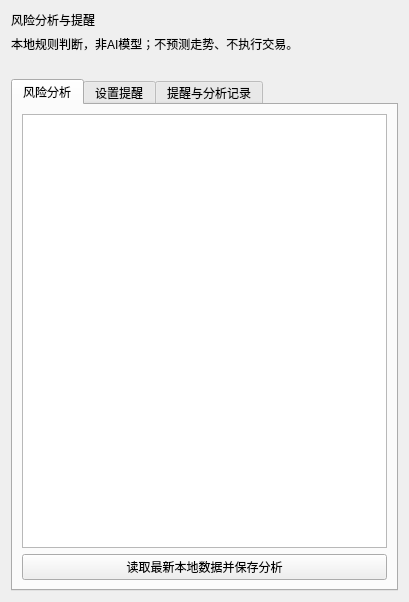
<?xml version='1.0' encoding='utf-8'?>
<ui version="4.0">
 <class>RiskForm</class>
 <widget class="QWidget" name="RiskForm">
  <layout class="QVBoxLayout" name="riskRootLayout">
   <item>
    <widget class="QLabel" name="stockLabel">
     <property name="text">
      <string>风险分析与提醒</string>
     </property>
     <property name="wordWrap">
      <bool>true</bool>
     </property>
    </widget>
   </item>
   <item>
    <widget class="QLabel" name="ruleNotice">
     <property name="text">
      <string>本地规则判断，非AI模型；不预测走势、不执行交易。</string>
     </property>
     <property name="wordWrap">
      <bool>true</bool>
     </property>
    </widget>
   </item>
   <item>
    <widget class="QLabel" name="errorLabel">
     <property name="text">
      <string />
     </property>
     <property name="wordWrap">
      <bool>true</bool>
     </property>
    </widget>
   </item>
   <item>
    <widget class="QTabWidget" name="tabs">
     <widget class="QWidget" name="analysisPage">
      <attribute name="title">
       <string>风险分析</string>
      </attribute>
      <layout class="QVBoxLayout" name="analysisPageLayout">
       <item>
        <widget class="QPlainTextEdit" name="analysisText">
         <property name="readOnly">
          <bool>true</bool>
         </property>
        </widget>
       </item>
       <item>
        <widget class="QPushButton" name="analyzeButton">
         <property name="text">
          <string>读取最新本地数据并保存分析</string>
         </property>
        </widget>
       </item>
      </layout>
     </widget>
     <widget class="QWidget" name="alertsPage">
      <attribute name="title">
       <string>设置提醒</string>
      </attribute>
      <layout class="QVBoxLayout" name="alertsPageLayout">
       <item>
        <widget class="QScrollArea" name="alertsScroll">
         <property name="widgetResizable">
          <bool>true</bool>
         </property>
         <widget class="QWidget" name="alertsContent">
          <layout class="QVBoxLayout" name="alertsContentLayout">
           <item>
            <widget class="QLabel" name="settingsNotice">
             <property name="text">
              <string>所有条件默认关闭。价格用元，涨跌幅用百分比（填5表示5%）。
高于/低于为严格比较；涨跌幅达到包含等于。只对有效新鲜行情作价格判断。</string>
             </property>
             <property name="wordWrap">
              <bool>true</bool>
             </property>
            </widget>
           </item>
           <item>
            <layout class="QHBoxLayout" name="aboveRow">
             <item>
              <widget class="QCheckBox" name="aboveEnabled">
               <property name="text">
                <string>股价高于指定价格（元）</string>
               </property>
              </widget>
             </item>
             <item>
              <widget class="QLineEdit" name="aboveEdit">
               <property name="placeholderText">
                <string>留空且关闭时不设阈值</string>
               </property>
              </widget>
             </item>
            </layout>
           </item>
           <item>
            <layout class="QHBoxLayout" name="belowRow">
             <item>
              <widget class="QCheckBox" name="belowEnabled">
               <property name="text">
                <string>股价低于指定价格（元）</string>
               </property>
              </widget>
             </item>
             <item>
              <widget class="QLineEdit" name="belowEdit">
               <property name="placeholderText">
                <string>留空且关闭时不设阈值</string>
               </property>
              </widget>
             </item>
            </layout>
           </item>
           <item>
            <layout class="QHBoxLayout" name="riseRow">
             <item>
              <widget class="QCheckBox" name="riseEnabled">
               <property name="text">
                <string>当日涨幅达到（%）</string>
               </property>
              </widget>
             </item>
             <item>
              <widget class="QLineEdit" name="riseEdit">
               <property name="placeholderText">
                <string>留空且关闭时不设阈值</string>
               </property>
              </widget>
             </item>
            </layout>
           </item>
           <item>
            <layout class="QHBoxLayout" name="fallRow">
             <item>
              <widget class="QCheckBox" name="fallEnabled">
               <property name="text">
                <string>当日跌幅达到（%）</string>
               </property>
              </widget>
             </item>
             <item>
              <widget class="QLineEdit" name="fallEdit">
               <property name="placeholderText">
                <string>留空且关闭时不设阈值</string>
               </property>
              </widget>
             </item>
            </layout>
           </item>
           <item>
            <widget class="QCheckBox" name="dataEnabled">
             <property name="text">
              <string>行情连续更新失败或过期/时间异常时提醒</string>
             </property>
            </widget>
           </item>
           <item>
            <layout class="QHBoxLayout" name="failuresRow">
             <item>
              <widget class="QLabel" name="failuresLabel">
               <property name="text">
                <string>连续多少次获取失败后提醒</string>
               </property>
               <property name="wordWrap">
                <bool>true</bool>
               </property>
              </widget>
             </item>
             <item>
              <widget class="QSpinBox" name="failuresSpin">
               <property name="minimum">
                <number>1</number>
               </property>
               <property name="maximum">
                <number>1000</number>
               </property>
               <property name="value">
                <number>3</number>
               </property>
              </widget>
             </item>
            </layout>
           </item>
           <item>
            <layout class="QHBoxLayout" name="stale_secondsRow">
             <item>
              <widget class="QLabel" name="stale_secondsLabel">
               <property name="text">
                <string>行情多久未更新后提醒（秒）</string>
               </property>
               <property name="wordWrap">
                <bool>true</bool>
               </property>
              </widget>
             </item>
             <item>
              <widget class="QSpinBox" name="stale_secondsSpin">
               <property name="minimum">
                <number>120</number>
               </property>
               <property name="maximum">
                <number>86400</number>
               </property>
               <property name="value">
                <number>120</number>
               </property>
              </widget>
             </item>
            </layout>
           </item>
           <item>
            <layout class="QHBoxLayout" name="cooldownRow">
             <item>
              <widget class="QLabel" name="cooldownLabel">
               <property name="text">
                <string>恢复后再次提醒的最短间隔（秒）</string>
               </property>
               <property name="wordWrap">
                <bool>true</bool>
               </property>
              </widget>
             </item>
             <item>
              <widget class="QSpinBox" name="cooldownSpin">
               <property name="minimum">
                <number>60</number>
               </property>
               <property name="maximum">
                <number>604800</number>
               </property>
               <property name="value">
                <number>1800</number>
               </property>
              </widget>
             </item>
            </layout>
           </item>
           <item>
            <widget class="QLabel" name="dedupNotice">
             <property name="text">
              <string>持续满足同一条件只记录并通知一次，包括休市期间。条件恢复后才重新待触发；冷却未结束时等待。重启保留去重状态。系统可能屏蔽桌面通知，记录仍在本机保存。</string>
             </property>
             <property name="wordWrap">
              <bool>true</bool>
             </property>
            </widget>
           </item>
           <item>
            <widget class="QPushButton" name="saveAlertsButton">
             <property name="text">
              <string>保存当前股票提醒设置</string>
             </property>
            </widget>
           </item>
          </layout>
         </widget>
        </widget>
       </item>
      </layout>
     </widget>
     <widget class="QWidget" name="recordsPage">
      <attribute name="title">
       <string>提醒与分析记录</string>
      </attribute>
      <layout class="QVBoxLayout" name="recordsPageLayout">
       <item>
        <layout class="QHBoxLayout" name="recordFilters">
         <item>
          <widget class="QComboBox" name="recordMode">
           <item>
            <property name="text">
             <string>提醒记录</string>
            </property>
           </item>
           <item>
            <property name="text">
             <string>分析记录</string>
            </property>
           </item>
          </widget>
         </item>
         <item>
          <widget class="QCheckBox" name="selectedOnly">
           <property name="text">
            <string>仅当前股票</string>
           </property>
           <property name="checked">
            <bool>true</bool>
           </property>
          </widget>
         </item>
         <item>
          <widget class="QPushButton" name="refreshRecordsButton">
           <property name="text">
            <string>刷新记录</string>
           </property>
          </widget>
         </item>
         <item>
          <widget class="QPushButton" name="markReadButton">
           <property name="text">
            <string>标记选中提醒已读</string>
           </property>
          </widget>
         </item>
        </layout>
       </item>
       <item>
        <widget class="QLabel" name="recordsNotice">
         <property name="text">
          <string>显示最近200条；取消“仅当前股票”可查看全部及已归档股票。选中一条查看完整依据。</string>
         </property>
         <property name="wordWrap">
          <bool>true</bool>
         </property>
        </widget>
       </item>
       <item>
        <widget class="QTableWidget" name="recordsTable">
         <property name="selectionBehavior">
          <enum>QAbstractItemView::SelectRows</enum>
         </property>
         <property name="selectionMode">
          <enum>QAbstractItemView::SingleSelection</enum>
         </property>
         <property name="editTriggers">
          <set>QAbstractItemView::NoEditTriggers</set>
         </property>
        </widget>
       </item>
       <item>
        <widget class="QPlainTextEdit" name="recordDetails">
         <property name="readOnly">
          <bool>true</bool>
         </property>
         <property name="maximumHeight">
          <number>170</number>
         </property>
        </widget>
       </item>
      </layout>
     </widget>
    </widget>
   </item>
  </layout>
 </widget>
 <resources />
 <connections />
</ui>
